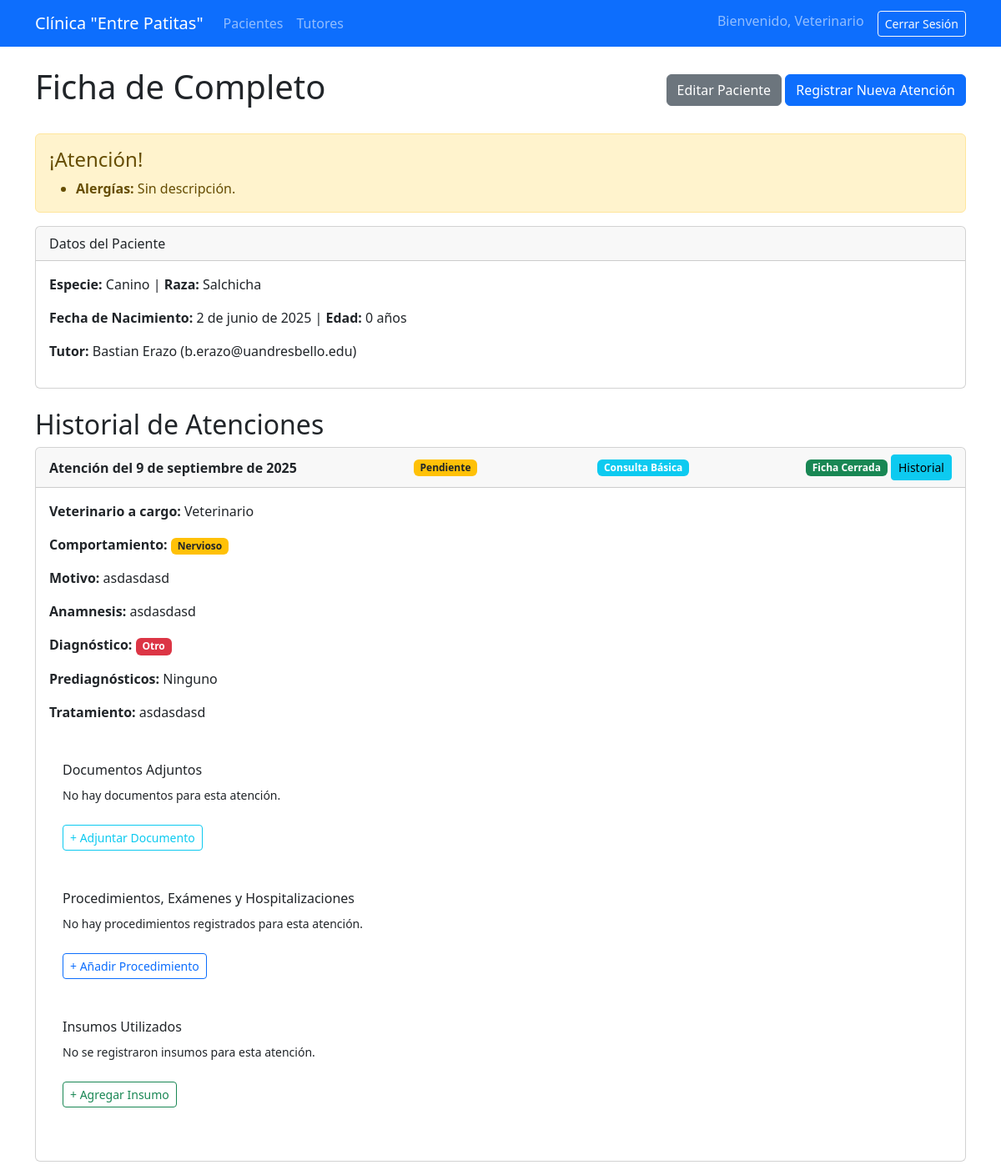
Before: /gestion/pacientes/2/ (signed in) with the older database file.
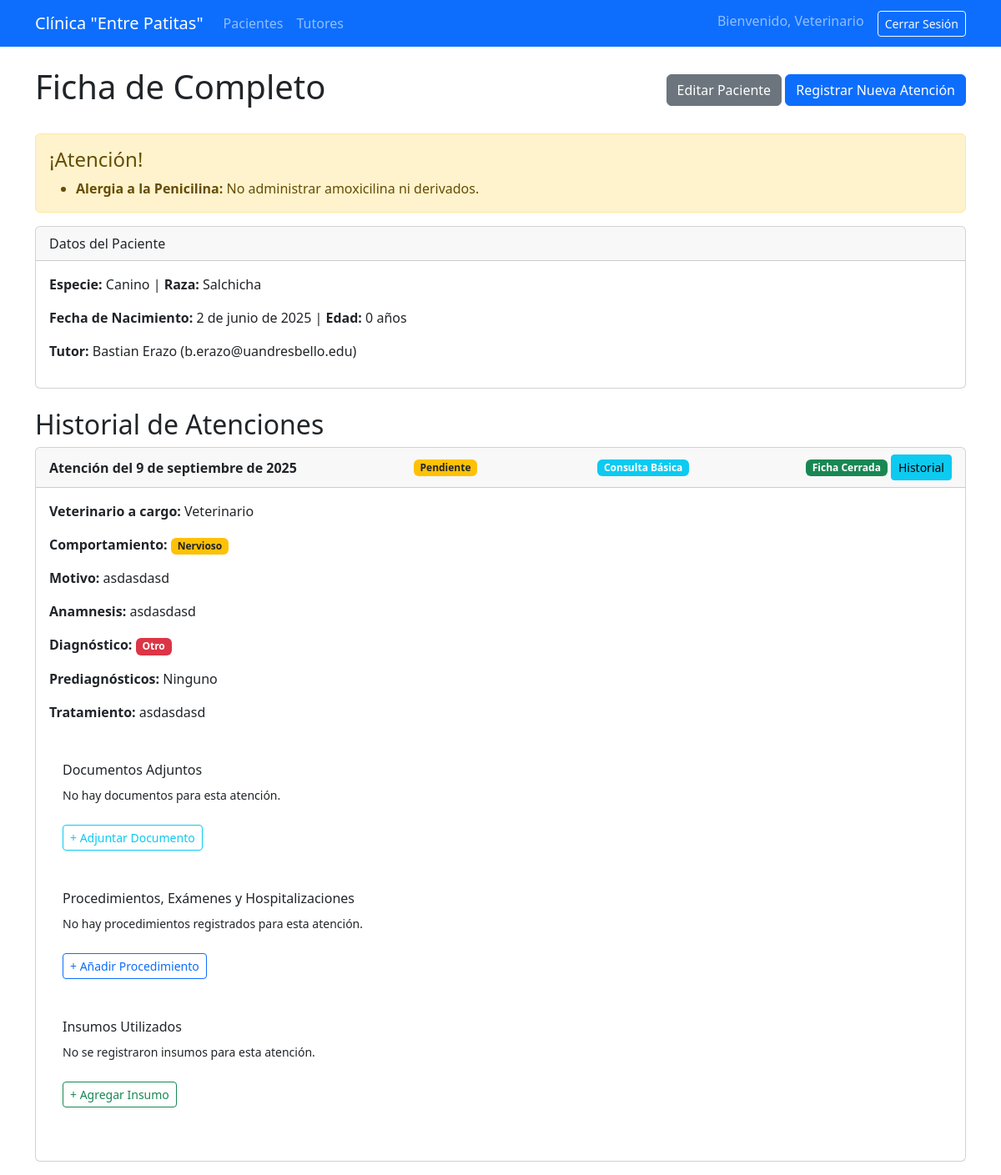
After: the same page with the newer database file.
### gestion/models.py (models this page shows, shortened)
class AlertaClinica(models.Model):
    CATEGORIA_CHOICES = [
        ('Alergia', 'Alergia'),
        ('Condición Crónica', 'Condición Crónica'),
        ('Comportamiento', 'Comportamiento'),
        ('Manejo Específico', 'Manejo Específico'),
    ]
    nombre = models.CharField(max_length=100, unique=True)
    descripcion = models.TextField(blank=True, null=True, help_text="Descripcion de la alerta y qué implica.")
    categoria = models.CharField(max_length=50, choices=CATEGORIA_CHOICES, default='Manejo Específico')
    NIVEL_SEVERIDAD_CHOICES = [
        ('Alta', 'Alta (Roja)'),
        ('Media', 'Media (Naranja)'),
        ('Baja', 'Baja (Azul)'),
    ]
    severidad = models.CharField(max_length=10, choices=NIVEL_SEVERIDAD_CHOICES, default='Baja')

class AtencionMedica(models.Model):
    ESTADO_CHOICES = [
        ('Pendiente', 'Pendiente'),
        ('Completa', 'Completa'),
    ]
    TIPO_ATENCION_CHOICES = [
        ('Clínica', 'Clínica Veterinaria'),
        ('Club', 'Club Entre Patitas')
    ]
    TIPO_VISITA_CHOICES = [
        ('Consulta', 'Consulta Básica'),
        ('Urgencia', 'Urgencia'),
        ('Domicilio', 'Visita a Domicilio'),
    ]
    ESTADO_EMOCIONAL_CHOICES = [
        ('Tranquilo', 'Tranquilo'),
        ('Nervioso', 'Nervioso'),
        ('Agresivo', 'Agresivo'),
    ]
    ficha_clinica = models.ForeignKey(FichaClinica, on_delete=models.CASCADE, related_name='atenciones')
    fecha_atencion = models.DateTimeField(auto_now_add=True)
    veterinario = models.ForeignKey(User, on_delete=models.SET_NULL, null=True)
    tipo_atencion = models.CharField(max_length=10, choices=TIPO_ATENCION_CHOICES)
    tipo_visita = models.CharField(max_length=20, choices=TIPO_VISITA_CHOICES)
    motivo_consulta = models.TextField(help_text="Debe tener un mínimo de 10 caracteres.")
    anamnesis = models.TextField(verbose_name="Anamnesis (antecedentes previos y actuales)")
    diagnosticos = models.ManyToManyField(Diagnostico, related_name='atenciones', blank=True, verbose_name="Diagnósticos")
    prediagnosticos = models.ManyToManyField(Diagnostico, related_name='atenciones_prediagnostico', blank=True, verbose_name="Prediagnósticos (Opcional)")
    tratamiento = models.TextField()
    estado_emocional = models.CharField(max_length=20, choices=ESTADO_EMOCIONAL_CHOICES, blank=True, null=True, verbose_name="Comportamiento del Paciente")
    estado = models.CharField(max_length=20, choices=ESTADO_CHOICES, default='Pendiente', verbose_name="Estado de la Ficha")
    esta_cerrada = models.BooleanField(default=False)
    notas_hospitalizacion = models.TextField(blank=True, null=True, help_text="Notas específicas de la hospitalización")
    jaula_numero = models.CharField(max_length=10, blank=True, null=True, verbose_name="Número de Jaula")
    fecha_egreso = models.DateTimeField(blank=True, null=True, verbose_name="Fecha de Egreso")
    observaciones_sensibles = models.TextField(blank=True, null=True, verbose_name="Observaciones Médicas Sensibles (Solo personal)", help_text="Estas notas no serán visibles para el tutor.")
    history = HistoricalRecords()

class Diagnostico(models.Model):
    nombre = models.CharField(max_length=100, unique=True)
    descripcion = models.TextField(blank=True, null=True)

### gestion/views.py (the view)
# urls.py: path('pacientes/<int:paciente_id>/', views.detalle_paciente, name='detalle_paciente'),
@login_required
def detalle_paciente(request, paciente_id):
    paciente = get_object_or_404(Paciente, pk=paciente_id)
    try:
        ficha = FichaClinica.objects.get(paciente=paciente)
        atenciones = AtencionMedica.objects.filter(ficha_clinica=ficha).order_by('-fecha_atencion')
    except FichaClinica.DoesNotExist:
        ficha = None
        atenciones = []
    contexto = {
        'paciente': paciente,
        'ficha': ficha,
        'atenciones': atenciones,
    }
    return render(request, 'gestion/detalle_paciente.html', contexto)

### gestion/models.py (called while the page is built)
    @property
    def edad(self):
        hoy = date.today()
        if self.fecha_nacimiento:
            edad_calculada = hoy.year - self.fecha_nacimiento.year
            if (hoy.month, hoy.day) < (self.fecha_nacimiento.month, self.fecha_nacimiento.day):
                edad_calculada -= 1
            return edad_calculada
        return None

### gestion/templates/gestion/detalle_paciente.html (shortened to what the changed rows need)
{% extends 'gestion/base.html' %}
{% block content %}
    <div class="d-flex justify-content-between align-items-center mb-4">
        <h1>Ficha de {{ paciente.nombre }}</h1>
    </div>
        {% if paciente.alertas.all %}
            <div class="alert alert-warning" role="alert">
                <ul class="mb-0">
                {% for alerta in paciente.alertas.all %}
                    <li>
                        <strong>{{ alerta.nombre }}:</strong> {{ alerta.descripcion|default:"Sin descripción." }}
                    </li>
                {% endfor %}
                </ul>
            </div>
        {% endif %}
    <h2>Historial de Atenciones</h2>
    {% for atencion in atenciones %}
        <div class="card mb-3">
            <div class="card-header d-flex justify-content-between align-items-center">
                <strong>Atención del {{ atencion.fecha_atencion.date }}</strong>
                {% if atencion.estado == 'Completa' %}
                    <span class="badge bg-success">{{ atencion.estado }}</span>
                {% else %}
                    <span class="badge bg-warning text-dark">{{ atencion.estado }}</span>
                {% endif %}
                <span class="badge bg-info ms-1">{{ atencion.get_tipo_visita_display }}</span>
                <div>
                    {% if atencion.esta_cerrada %}
                        <span class="badge bg-success">Ficha Cerrada</span>
                    {% endif %}
                    <a href="{% url 'ver_historial_atencion' atencion.id %}" class="btn btn-info btn-sm">Historial</a>
                </div>
            </div>
            <div class="card-body">
                <p><strong>Veterinario a cargo:</strong> {{ atencion.veterinario.username|default:"No asignado" }}</p>
                {% if atencion.estado_emocional %}
                    <p><strong>Comportamiento:</strong>
                        {% if atencion.estado_emocional == 'Agresivo' %}
                            <span class="badge bg-danger">{{ atencion.estado_emocional }}</span>
                        {% elif atencion.estado_emocional == 'Nervioso' %}
                            <span class="badge bg-warning text-dark">{{ atencion.estado_emocional }}</span>
                        {% else %}
                            <span class="badge bg-secondary">{{ atencion.estado_emocional }}</span>
                        {% endif %}
                    </p>
                {% endif %}
                <p><strong>Motivo:</strong> {{ atencion.motivo_consulta }}</p>
                <p><strong>Anamnesis:</strong> {{ atencion.anamnesis }}</p>
                <p><strong>Diagnóstico:</strong>
                    {% for diag in atencion.diagnosticos.all %}
                        <span class="badge bg-danger">{{ diag.nombre }}</span>
                    {% empty %}
                        Ninguno
                    {% endfor %}
                </p>
                <p><strong>Prediagnósticos:</strong>
                    {% for prediag in atencion.prediagnosticos.all %}
                        <span class="badge bg-warning text-dark">{{ prediag.nombre }}</span>
                    {% empty %}
                        Ninguno
                    {% endfor %}
                </p>
                <p><strong>Tratamiento:</strong> {{ atencion.tratamiento }}</p>
                <div class="card-body">
                    <div class="mt-3">
                        <h6>Documentos Adjuntos</h6>
                        {% if atencion.documentos.all %}
                            <ul class="list-group list-group-flush">
                            {% for doc in atencion.documentos.all %}
                                <li class="list-group-item">
                                    <a href="{{ doc.archivo.url }}" target="_blank">{{ doc.titulo }}</a>
                                    <small class="text-muted"> (Subido el: {{ doc.fecha_subida }})</small>
                                </li>
                            {% endfor %}
                            </ul>
                        {% else %}
                            <p><small>No hay documentos para esta atención.</small></p>
                        {% endif %}
                        <a href="{% url 'adjuntar_documento' atencion.id %}" class="btn btn-outline-info btn-sm mt-2">+ Adjuntar Documento</a>
                    </div>
                </div>
                <div class="card-body">
                    <div class="mt-3">
                        <h6>Procedimientos, Exámenes y Hospitalizaciones</h6>
                        {% if atencion.procedimientos.all %}
                            <ul class="list-group list-group-flush">
                            {% for procedimiento in atencion.procedimientos.all %}
                                <li class="list-group-item">
                                    <strong>{{ procedimiento.get_tipo_display }}:</strong>
                                    {% if procedimiento.tipo == 'Cirugía' and procedimiento.tipo_cirugia %}
                                        <span class="badge bg-secondary">{{ procedimiento.get_tipo_cirugia_display }}</span>
                                    {% endif %}
                                    {{ procedimiento.descripcion }}
                                    <small class="text-muted">
                                        (Inicio: {{ procedimiento.fecha_inicio }}
                                        {% if procedimiento.fecha_fin %}
                                            - Fin: {{ procedimiento.fecha_fin }}
                                        {% endif %})
                                    </small>
                                </li>
                            {% endfor %}
                            </ul>
                        {% else %}
                            <p><small>No hay procedimientos registrados para esta atención.</small></p>
                        {% endif %}
                        <a href="{% url 'crear_procedimiento' atencion.id %}" class="btn btn-outline-primary btn-sm mt-2">+ Añadir Procedimiento</a>
                    </div>
                </div>
                <div class="card-body">
                    <div class="mt-3">
                        <h6>Insumos Utilizados</h6>
                        {% if atencion.insumos_utilizados.all %}
                            <table class="table table-sm table-bordered">
                                <thead>
                                    <tr>
                                        <th>Insumo</th>
                                        <th>Cantidad</th>
                                        <th>Costo Unitario</th>
                                        <th>Costo Total</th>
                                    </tr>
                                </thead>
                                <tbody>
                                {% for item in atencion.insumos_utilizados.all %}
                                    <tr>
                                        <td>{{ item.insumo.nombre }}</td>
                                        <td>{{ item.cantidad }}</td>
                                        <td>${{ item.insumo.costo }}</td>
                                        <td>${{ item.costo_total }}</td>
                                    </tr>
                                {% endfor %}
                                </tbody>
                            </table>
                        {% else %}
                            <p><small>No se registraron insumos para esta atención.</small></p>
                        {% endif %}
                        <a href="{% url 'agregar_insumo' atencion.id %}" class="btn btn-outline-success btn-sm mt-2">+ Agregar Insumo</a>
                    </div>
                </div>
                <div class="card-body">
                </div>
            </div>
        </div>
    {% empty %}
        <div class="alert alert-info">No hay atenciones registradas.</div>
    {% endfor %}
{% endblock %}

Changed rows visible on the page:
removed AlertaClinica: nombre "Alergías", descripcion "Sin descripción."
added AlertaClinica: nombre "Alergia a la Penicilina", descripcion "No administrar amoxicilina ni derivados."
